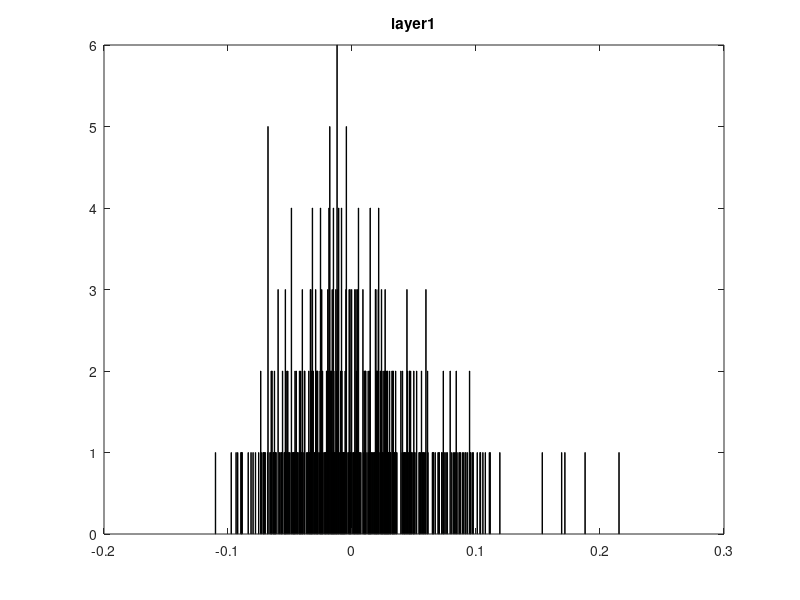
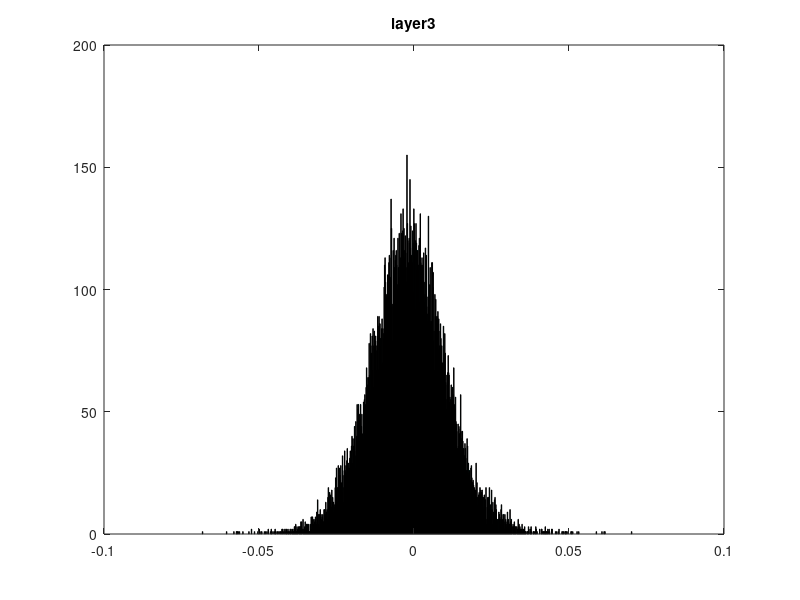
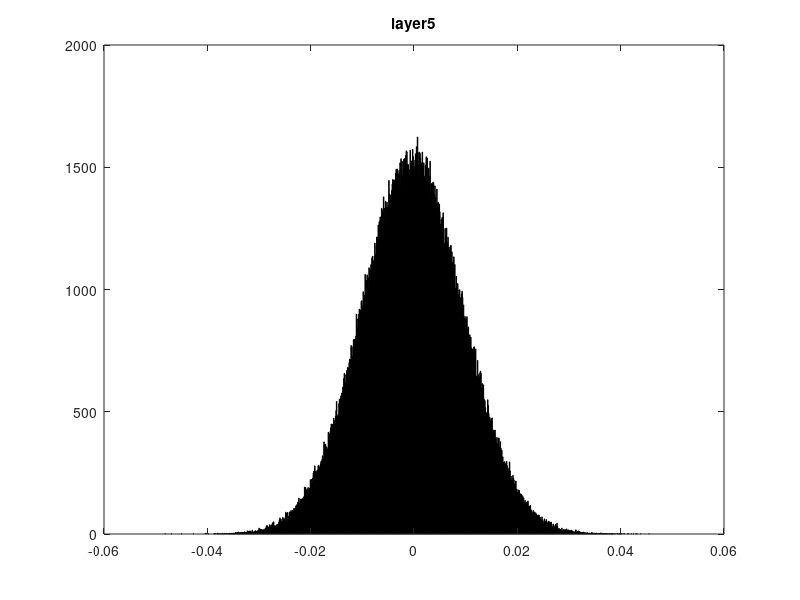
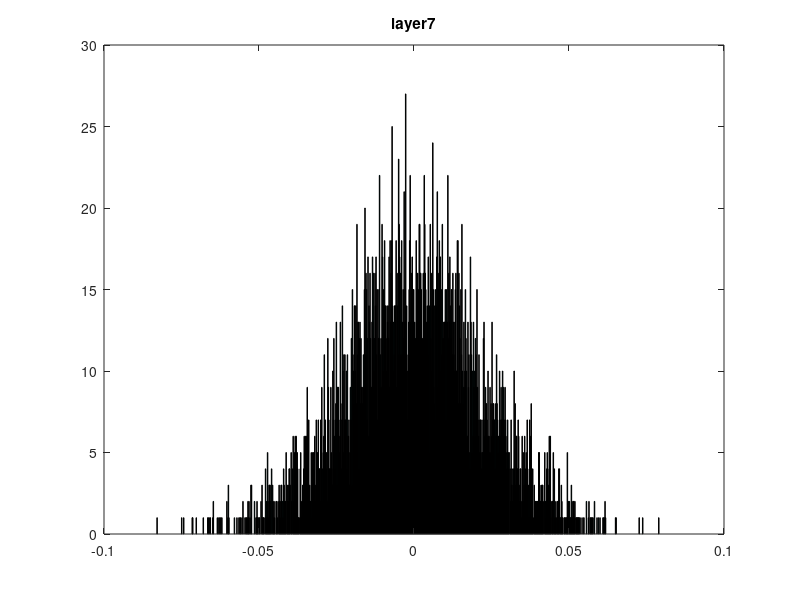

MATLAB code for these plots, in order:
clear;
clc;

load('net-epoch-20-fc.mat');
[~,num] = size(net.layers);
for i=1:num
 if isequal(net.layers{1,i}.type ,'conv')
    transform = net.layers{1,i}.weights{1,1};
    transform = transform(:);
    [n,y] = hist(transform,1000);
    new_table = [y;n];
    file_name = ['D:\IMSLAB\Matlab\matconvnet-1.0-beta24\users\lenet\',net.layers{1,i}.name,'.mat'];
    save (file_name,'new_table');
    figure(i);
    clf; 
    hist(transform,1000);
    title(sprintf('%s',net.layers{1,i}.name));
    file_name1 = ['D:\IMSLAB\Matlab\matconvnet-1.0-beta24\users\lenet\',net.layers{1,i}.name,'.jpg'];
    saveas(figure(i),file_name1);
 end
end